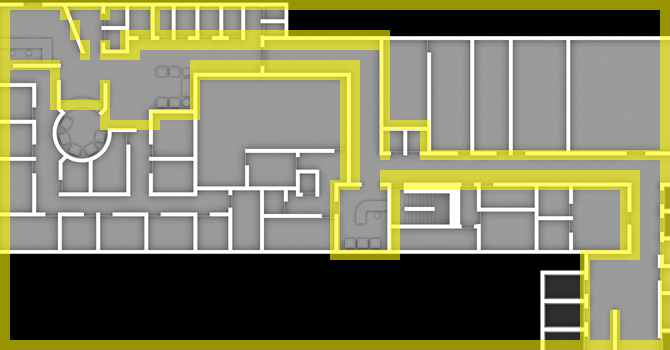

A 2D game scene composited from a Tiled map and its tileset images. What follows is a short description and the map's XML, with each tile layer's data collapsed to a summary:
An orthogonal 67x35 tile map with 10x10 px tiles, 2 tile layers (floor, wall), 2 tilesets and 9 objects (5x icon, 4x waypoint).

<map version="1.0" orientation="orthogonal" width="67" height="35" tilewidth="10" tileheight="10">
 <properties>
  <property name="mapName" value="D-02Pv.png" />
  <property name="posX" value="17" />
  <property name="posY" value="30" />
 </properties>
 <tileset firstgid="1" name="tiles" tilewidth="10" tileheight="10">
  <image source="tiles.png" width="128" height="128" />
  <tile id="52">
   <properties>
    <property name="wall" value="1" />
   </properties>
  </tile>
 </tileset>
 <tileset firstgid="145" name="D-02Pv" tilewidth="10" tileheight="10">
  <image source="D-02Pv.png" width="1748" height="881" />
 </tileset>
 <layer name="floor" width="67" height="35">
  <data>[2345 cells, 2345 non-empty, 2345 distinct tile ids]</data>
 </layer>
 <layer name="wall" width="67" height="35">
  <data>[2345 cells, 496 non-empty, 1 distinct tile ids]</data>
 </layer>
 <objectgroup name="waypoint" width="67" height="35">
  <object name="waypoint" type="waypoint" x="590" y="300" width="20" height="20">
   <properties>
    <property name="id" value="1005" />
   </properties>
  </object>
  <object name="waypoint" type="waypoint" x="390" y="130" width="20" height="20">
   <properties>
    <property name="id" value="2052" />
   </properties>
  </object>
  <object name="waypoint" type="waypoint" x="90" y="20" width="20" height="20">
   <properties>
    <property name="id" value="2051" />
   </properties>
  </object>
  <object name="waypoint" type="waypoint" x="350" y="210" width="20" height="20">
   <properties>
    <property name="id" value="90" />
   </properties>
  </object>
 </objectgroup>
 <objectgroup name="icon" width="67" height="35" visible="0">
  <object name="recepcao" type="icon" x="340" y="200" width="40" height="40">
   <properties>
    <property name="id" value="18" />
   </properties>
  </object>
  <object name="banheiro" type="icon" x="380" y="120" width="40" height="40">
   <properties>
    <property name="id" value="14" />
   </properties>
  </object>
  <object name="elevador" type="icon" x="580" y="300" width="40" height="40">
   <properties>
    <property name="id" value="2" />
   </properties>
  </object>
  <object name="banheiro" type="icon" x="80" y="10" width="40" height="40">
   <properties>
    <property name="id" value="14" />
   </properties>
  </object>
  <object name="recepcao" type="icon" x="10" y="20" width="40" height="40">
   <properties>
    <property name="id" value="18" />
   </properties>
  </object>
 </objectgroup>
</map>
